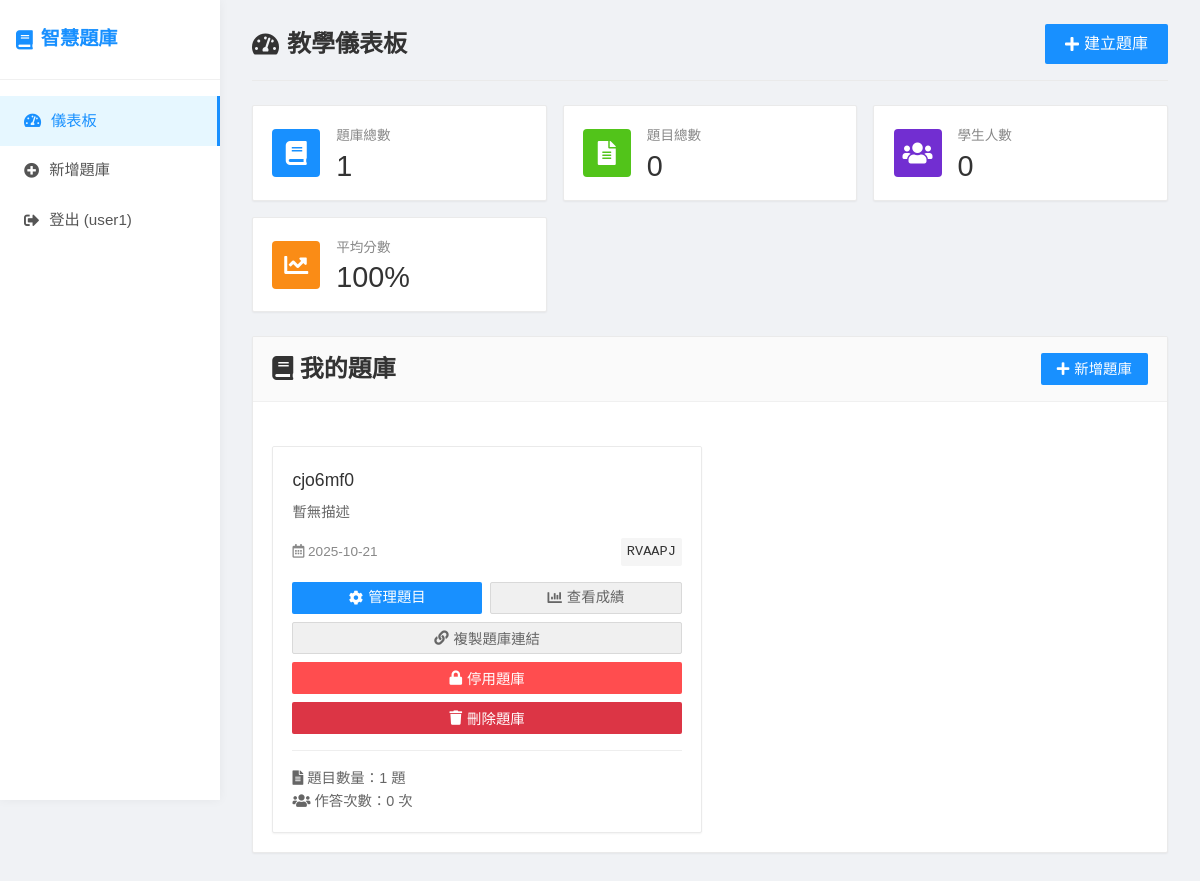
Before: /teacher-dashboard (signed in) with the older database file.
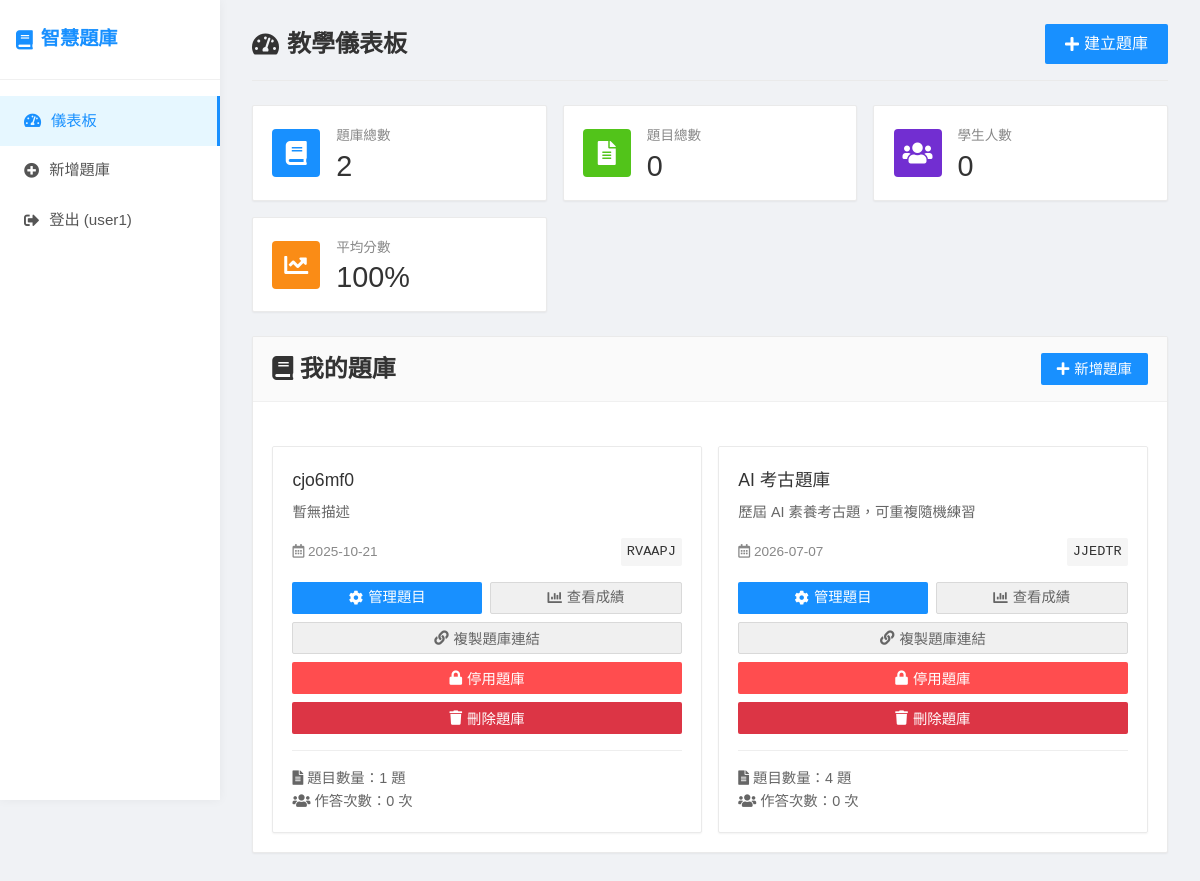
After: the same page with the newer database file.
### app.py (models this page shows)
class User(UserMixin, db.Model):
    id = db.Column(db.Integer, primary_key=True)
    username = db.Column(db.String(80), unique=True, nullable=False)
    email = db.Column(db.String(120), unique=True, nullable=False)
    password_hash = db.Column(db.String(120), nullable=False)
    is_teacher = db.Column(db.Boolean, default=True)
    created_at = db.Column(db.DateTime, default=datetime.utcnow)
    quiz_banks = db.relationship('QuizBank', backref='owner', lazy=True)

class QuizBank(db.Model):
    id = db.Column(db.Integer, primary_key=True)
    title = db.Column(db.String(200), nullable=False)
    description = db.Column(db.Text)
    access_code = db.Column(db.String(10), unique=True, nullable=False)
    is_active = db.Column(db.Boolean, default=True)
    quiz_mode = db.Column(db.String(20), default='fixed')
    session_question_count = db.Column(db.Integer, default=10)
    category_ratios = db.Column(db.Text)
    created_at = db.Column(db.DateTime, default=datetime.utcnow)
    teacher_id = db.Column(db.Integer, db.ForeignKey('user.id'), nullable=False)
    questions = db.relationship('Question', backref='quiz_bank', lazy=True, cascade='all, delete-orphan')
    submissions = db.relationship('Submission', backref='quiz_bank', lazy=True)

### app.py (the view)
@app.route('/teacher-dashboard')
@login_required
def teacher_dashboard():
    quiz_banks = QuizBank.query.filter_by(teacher_id=current_user.id).all()
    return render_template('teacher_dashboard.html', quiz_banks=quiz_banks)

### app.py (called while the page is built)
@login_manager.user_loader
def load_user(user_id):
    return User.query.get(int(user_id))

### templates/teacher_dashboard.html (shortened to what this page needs)
{% extends "base.html" %}
{% block content %}
<div class="page-header">
    <h1><i class="fas fa-tachometer-alt"></i> 教學儀表板</h1>
    <a href="{{ url_for('create_quiz_bank') }}" class="btn btn-lg">
        <i class="fas fa-plus"></i> 建立題庫
    </a>
</div>
<div class="stats-cards">
    <div class="stat-card">
        <div class="stat-icon blue">
            <i class="fas fa-book"></i>
        </div>
        <div class="stat-content">
            <div class="stat-title">題庫總數</div>
            <div class="stat-value">{{ quiz_banks|length }}</div>
        </div>
    </div>
    <div class="stat-card">
        <div class="stat-icon green">
            <i class="fas fa-file-alt"></i>
        </div>
        <div class="stat-content">
            <div class="stat-title">題目總數</div>
            <div class="stat-value">{% set total_questions = 0 %}{% for bank in quiz_banks %}{% set total_questions = total_questions + bank.questions|length %}{% endfor %}{{ total_questions }}</div>
        </div>
    </div>
    <div class="stat-card">
        <div class="stat-icon purple">
            <i class="fas fa-users"></i>
        </div>
        <div class="stat-content">
            <div class="stat-title">學生人數</div>
            <div class="stat-value">{% set total_submissions = 0 %}{% for bank in quiz_banks %}{% set total_submissions = total_submissions + bank.submissions|length %}{% endfor %}{{ total_submissions }}</div>
        </div>
    </div>
    <div class="stat-card">
        <div class="stat-icon orange">
            <i class="fas fa-chart-line"></i>
        </div>
        <div class="stat-content">
            <div class="stat-title">平均分數</div>
            <div class="stat-value">100%</div>
        </div>
    </div>
</div>
<div class="card">
    <div class="card-header">
        <h2><i class="fas fa-book"></i> 我的題庫</h2>
        <a href="{{ url_for('create_quiz_bank') }}" class="btn">
            <i class="fas fa-plus"></i> 新增題庫
        </a>
    </div>
    <div class="card-body">
        {% if quiz_banks %}
            <div class="quiz-banks-grid">
                {% for quiz_bank in quiz_banks %}
                <div class="quiz-bank-card">
                    <div class="quiz-bank-title">{{ quiz_bank.title }}</div>
                    <div class="quiz-bank-description">
                        {{ quiz_bank.description if quiz_bank.description else '暫無描述' }}
                    </div>
                    <div class="quiz-bank-info">
                        <span><i class="far fa-calendar-alt"></i> {{ quiz_bank.created_at.strftime('%Y-%m-%d') }}</span>
                        <span class="access-code">{{ quiz_bank.access_code }}</span>
                    </div>
                    <div style="display: flex; gap: 0.5rem; margin-top: 1rem;">
                        <a href="{{ url_for('manage_quiz_bank', quiz_bank_id=quiz_bank.id) }}" class="btn" style="flex: 1; text-align: center;">
                            <i class="fas fa-cog"></i> 管理題目
                        </a>
                        <a href="{{ url_for('view_submissions_page', quiz_bank_id=quiz_bank.id) }}" class="btn btn-secondary" style="flex: 1; text-align: center;">
                            <i class="fas fa-chart-bar"></i> 查看成績
                        </a>
                    </div>
                    <div style="margin-top: 0.5rem;">
                        <button onclick="copyQuizLink('{{ quiz_bank.access_code }}')" class="btn btn-secondary" style="width: 100%;">
                            <i class="fas fa-link"></i> 複製題庫連結
                        </button>
                    </div>
                    <div style="margin-top: 0.5rem;">
                        <button onclick="toggleQuizBank({{ quiz_bank.id }}, {{ quiz_bank.is_active|lower }})"
                                class="btn {{ 'btn-danger' if quiz_bank.is_active else 'btn-success' }}"
                                style="width: 100%;">
                            <i class="fas fa-{{ 'lock' if quiz_bank.is_active else 'lock-open' }}"></i>
                            {{ '停用題庫' if quiz_bank.is_active else '啟用題庫' }}
                        </button>
                    </div>
                    <div style="margin-top: 0.5rem;">
                        <button onclick="deleteQuizBank({{ quiz_bank.id }})"
                                class="btn btn-danger"
                                style="width: 100%; background-color: #dc3545;">
                            <i class="fas fa-trash"></i> 刪除題庫
                        </button>
                    </div>
                    <div style="margin-top: 1rem; padding-top: 1rem; border-top: 1px solid #eee; font-size: 0.9rem; color: #666;">
                        <div><i class="fas fa-file-alt"></i> 題目數量：{{ quiz_bank.questions|length }} 題</div>
                        <div><i class="fas fa-users"></i> 作答次數：{{ quiz_bank.submissions|length }} 次</div>
                    </div>
                </div>
                {% endfor %}
            </div>
        {% endif %}
    </div>
</div>
{% endblock %}

### templates/base.html (shortened to what this page needs)
<!DOCTYPE html>
<html lang="zh-TW">
<head>
    <link rel="stylesheet" href="{{ url_for('static', filename='css/style.css') }}">
    <link rel="stylesheet" href="https://cdnjs.cloudflare.com/ajax/libs/font-awesome/5.15.4/css/all.min.css">
</head>
<body>
    <div class="container">
        <nav class="navbar">
            <h1><i class="fas fa-book"></i> 智慧題庫</h1>
            <div class="nav-links">
                {% if current_user.is_authenticated %}
                    <a href="{{ url_for('teacher_dashboard') }}" class="{{ 'active' if request.endpoint == 'teacher_dashboard' else '' }}">
                        <i class="fas fa-tachometer-alt"></i> 儀表板
                    </a>
                    <a href="{{ url_for('create_quiz_bank') }}" class="{{ 'active' if request.endpoint == 'create_quiz_bank' else '' }}">
                        <i class="fas fa-plus-circle"></i> 新增題庫
                    </a>
                    <a href="{{ url_for('logout') }}">
                        <i class="fas fa-sign-out-alt"></i> 登出 ({{ current_user.username }})
                    </a>
                {% endif %}
            </div>
        </nav>
        <div class="content">
            {% block content %}{% endblock %}
        </div>
    </div>
</body>
</html>

### static/css/style.css (style rules this page uses)
* { margin: 0; padding: 0; box-sizing: border-box; }
body { font-family: 'Microsoft JhengHei', Consolas, sans-serif; line-height: 1.6; background: #f0f2f5; min-height: 100vh; }
.container { display: flex; min-height: 100vh; }
.navbar { width: 220px; background: #fff; color: #333; box-shadow: 0 0 10px rgba(0,0,0,0.05); display: flex; flex-direction: column; padding: 0; position: fixed; height: 100vh; z-index: 100; }
.navbar h1 { font-size: 1.2rem; font-weight: bold; padding: 1.5rem 1rem; color: #1890ff; border-bottom: 1px solid #f0f0f0; margin: 0; display: flex; align-items: center; gap: 8px; }
.navbar .nav-links { display: flex; flex-direction: column; padding: 1rem 0; }
.navbar a { color: #555; text-decoration: none; padding: 0.8rem 1.5rem; transition: all 0.3s; display: flex; align-items: center; gap: 10px; font-size: 0.95rem; }
.navbar a.active { background-color: #e6f7ff; color: #1890ff; border-right: 3px solid #1890ff; }
.content { flex: 1; padding: 1.5rem 2rem; margin-left: 220px; background: #f0f2f5; }
.page-header { display: flex; justify-content: space-between; align-items: center; margin-bottom: 1.5rem; padding-bottom: 1rem; border-bottom: 1px solid #eaeaea; }
.page-header h1 { font-size: 1.5rem; color: #333; margin: 0; display: flex; align-items: center; gap: 8px; }
.btn { display: inline-flex; align-items: center; justify-content: center; padding: 0.5rem 1rem; background: #1890ff; color: white; text-decoration: none; border: none; border-radius: 2px; cursor: pointer; font-size: 0.9rem; font-weight: 500; transition: all 0.2s; height: 32px; gap: 5px; }
.btn-secondary { background: #f0f0f0; color: #666; border: 1px solid #d9d9d9; }
.btn-danger { background: #ff4d4f; }
.btn-lg { height: 40px; padding: 0.5rem 1.25rem; font-size: 1rem; }
.card { background: white; border-radius: 2px; box-shadow: 0 1px 2px rgba(0,0,0,0.05); margin-bottom: 1rem; overflow: hidden; transition: all 0.3s; border: 1px solid #eaeaea; }
.card-header { background: #fafafa; color: #333; padding: 0.8rem 1.2rem; font-weight: 500; border-bottom: 1px solid #f0f0f0; display: flex; justify-content: space-between; align-items: center; }
.card-body { padding: 1.2rem; }
.stats-cards { display: grid; grid-template-columns: repeat(auto-fit, minmax(220px, 1fr)); gap: 1rem; margin-bottom: 1.5rem; }
.stat-card { background: white; border-radius: 2px; padding: 1.2rem; display: flex; align-items: center; box-shadow: 0 1px 2px rgba(0,0,0,0.05); border: 1px solid #eaeaea; }
.stat-icon { width: 48px; height: 48px; border-radius: 4px; display: flex; align-items: center; justify-content: center; margin-right: 1rem; font-size: 1.5rem; color: white; }
.stat-icon.blue { background: #1890ff; }
.stat-icon.green { background: #52c41a; }
.stat-icon.purple { background: #722ed1; }
.stat-icon.orange { background: #fa8c16; }
.stat-content { flex: 1; }
.stat-title { font-size: 0.85rem; color: #888; margin-bottom: 0.3rem; }
.stat-value { font-size: 1.8rem; font-weight: 500; color: #333; line-height: 1; }
.quiz-banks-grid { display: grid; grid-template-columns: repeat(auto-fill, minmax(300px, 1fr)); gap: 1rem; margin-top: 1.5rem; }
.quiz-bank-card { background: white; border-radius: 2px; box-shadow: 0 1px 2px rgba(0,0,0,0.05); border: 1px solid #eaeaea; padding: 1.2rem; transition: all 0.3s; }
.quiz-bank-title { font-size: 1.1rem; font-weight: 500; color: #333; margin-bottom: 0.5rem; }
.quiz-bank-description { color: #666; margin-bottom: 1rem; line-height: 1.4; font-size: 0.9rem; }
.quiz-bank-info { display: flex; justify-content: space-between; align-items: center; margin-bottom: 1rem; font-size: 0.85rem; color: #888; }
.access-code { background: #f5f5f5; padding: 3px 6px; border-radius: 2px; font-family: Consolas, monospace; font-weight: 500; color: #333; font-size: 0.85rem; }

Changed rows visible on the page:
added QuizBank: title "AI 考古題庫", description "歷屆 AI 素養考古題，可重複隨機練習", created_at "2026-07-07", access_code "JJEDTR", is_active "停用題庫", questions|length "4", submissions|length "0"
Other visible differences:
{{ quiz_banks|length }}: "1" → "2"
